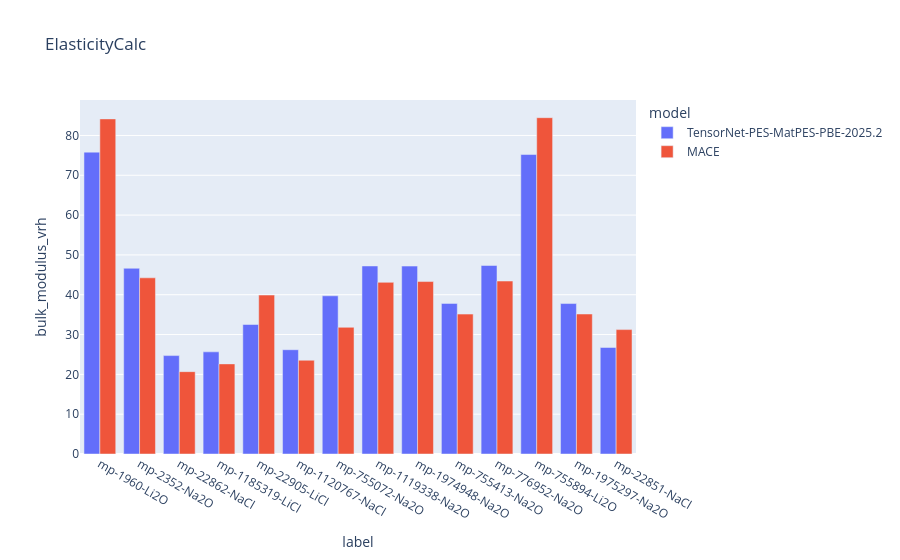

The notebook cell this image was saved under:
### Markdown cell above
## Plotting

We will now use plotly to make a few plots of the bulk modulus from ElasticityCalc and EOSCalc for comparisons.

### Code cell
px.bar(data_frame=df_preds, x="label", y="bulk_modulus_vrh", color="model", barmode="group", title="ElasticityCalc")

### Figure 1 — Plotly figure (JSON) as saved in the notebook; plotly's stock layout.template omitted (floating-point values rounded to 4 significant figures)
{"data": [{"alignmentgroup": "True", "hovertemplate": "model=TensorNet-PES-MatPES-PBE-2025.2<br>label=%{x}<br>bulk_modulus_vrh=%{y}<extra></extra>", "legendgroup": "TensorNet-PES-MatPES-PBE-2025.2", "marker": {"color": "#636efa", "pattern": {"shape": ""}}, "name": "TensorNet-PES-MatPES-PBE-2025.2", "offsetgroup": "TensorNet-PES-MatPES-PBE-2025.2", "orientation": "v", "showlegend": true, "textposition": "auto", "type": "bar", "x": ["mp-1960-Li2O", "mp-2352-Na2O", "mp-22862-NaCl", "mp-1185319-LiCl", "mp-22905-LiCl", "mp-1120767-NaCl", "mp-755072-Na2O", "mp-1119338-Na2O", "mp-1974948-Na2O", "mp-755413-Na2O", "mp-776952-Na2O", "mp-755894-Li2O", "mp-1975297-Na2O", "mp-22851-NaCl"], "xaxis": "x", "y": [75.81, 46.64, 24.72, 25.65, 32.52, 26.19, 39.73, 47.22, 47.19, 37.82, 47.34, 75.21, 37.78, 26.76], "yaxis": "y"}, {"alignmentgroup": "True", "hovertemplate": "model=MACE<br>label=%{x}<br>bulk_modulus_vrh=%{y}<extra></extra>", "legendgroup": "MACE", "marker": {"color": "#EF553B", "pattern": {"shape": ""}}, "name": "MACE", "offsetgroup": "MACE", "orientation": "v", "showlegend": true, "textposition": "auto", "type": "bar", "x": ["mp-1960-Li2O", "mp-2352-Na2O", "mp-22862-NaCl", "mp-1185319-LiCl", "mp-22905-LiCl", "mp-1120767-NaCl", "mp-755072-Na2O", "mp-1119338-Na2O", "mp-1974948-Na2O", "mp-755413-Na2O", "mp-776952-Na2O", "mp-755894-Li2O", "mp-1975297-Na2O", "mp-22851-NaCl"], "xaxis": "x", "y": [84.16, 44.25, 20.68, 22.63, 39.92, 23.54, 31.82, 43.11, 43.31, 35.14, 43.44, 84.46, 35.16, 31.24], "yaxis": "y"}], "layout": {"barmode": "group", "legend": {"title": {"text": "model"}, "tracegroupgap": 0}, "title": {"text": "ElasticityCalc"}, "xaxis": {"anchor": "y", "domain": [0, 1], "title": {"text": "label"}}, "yaxis": {"anchor": "x", "domain": [0, 1], "title": {"text": "bulk_modulus_vrh"}}}}
